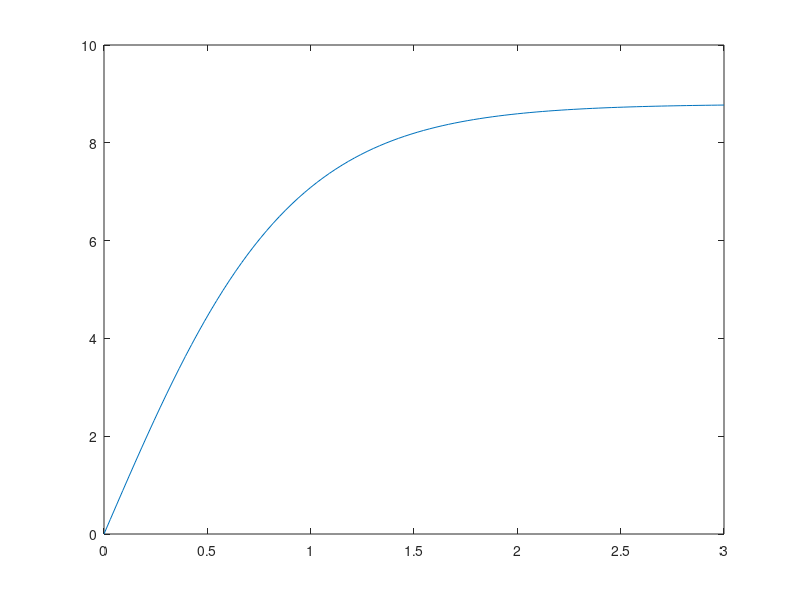

Reproduce this figure in MATLAB. (Note: this script raises an error after producing the figure.)
%% Falling Ping Pong Ball
% Ping Pong table is 2.74 m by 1.525 m
% net height is 0.1525 m
ball_diam = 0.040; %[m];
length = 2.74; % [m]
width = 1.525; % [m]
height = 0.1525; % [m]
g = 9.8;

p_o = [0;0;0]; % [m]
p_i = [0;0;height + ball_diam/2]; % [m]
p_f = [length;0.5;0]; % [m]

% source:  https://link.springer.com/content/pdf/10.1111%2Fj.1747-1567.2006.00017.x.pdf
C_d = 0.445; % Drag coefficient of ping-pong ball from
rho = 1.225; % [kg/m^3] Air density at sea level 
d = 0.040; % [m] diamter of ping-pong ball 
m = 0.0027; % [kg] mass of ping pong ball
g = 9.81; % [m/s^2] gravity constant
A = pi*(d/2)^2; % [m^2] cross-sectional area

v_t = sqrt(2*m*g/(C_d*rho*A)); % [m/s] terminal velocity of ping pong ball

c = m*g/v_t^2;
v = @(t,t_o,v_o,g) sqrt(m*g/c)*tanh(sqrt(m*g*c)/m.*(t-t_o) + atanh(v_o*c/sqrt(m*g*c)));

points = 100;
t = linspace(0,3,points);
t_o = zeros(1,points);
v_o = zeros(1,points);


theta = deg2rad(30);
V = 15;
plot(t,v(t,t_o,v_o,g))


%% Solving differential equations
close all
syms x1(t) x2(t)
C_d = 0.445; % Drag coefficient of ping-pong ball from
rho = 1.225; % [kg/m^3] Air density at sea level 
d = 0.040; % [m] diamter of ping-pong ball 
m = 0.0027; % [kg] mass of ping pong ball
g = 9.81; % [m/s^2] gravity constant
A = pi*(d/2)^2; % [m^2] cross-sectional area

v_t = sqrt(2*m*g/(C_d*rho*A)); % [m/s] terminal velocity of ping pong ball
theta = 5; % [deg]
speed = 11.176; % [m/s]
v0 = speed*[cosd(theta);sind(theta)];
tspan = linspace(0,20,10000);%[0,0.4];

f = @(t,x) [-g/v_t^2 * sqrt(x(1)^2 + x(2)^2) * x(1);
              -g/v_t^2 * (sqrt(x(1)^2 + x(2)^2) * x(2) + v_t^2)];
[t,x] = ode45(f,tspan,v0);

% NASA Equations that seem to be too simple
x_pos = v_t^2/g * log((v_t^2 + g*v0(1)*t)/v_t^2);
% % y_pos = v_t^2/g * log((v0(2)^2 + v_t^2)/(vy^2 + v_t^2));

traj = [x(:,1);zeros(1,10000),x(:,2)];

% Plotting
figure
plot(cumtrapz(t,x(:,1)),cumtrapz(t,x(:,2)),'b-','Linewidth',2);
hold on
plot(x_pos,cumtrapz(t,x(:,2)),'r--','Linewidth',2);
xlabel('X position (m)')
ylabel('Z position (m)')
title('Position of Ping Pong Ball with simulated drag')
% axis equal
ylim([0,inf]);
xlim([0,3]);
grid on
hold off

figure
plot(t,x(:,2));
xlabel('time (s)')
ylabel('Z velocity (m/s)')
title('Z velocity of Ping Pong Ball with simulated drag')
grid on

figure
plot(t,x(:,1));
xlabel('time (s)')
ylabel('X velocity (m/s)')
title('X Velocity of Ping Pong Ball with simulated drag')
grid on
